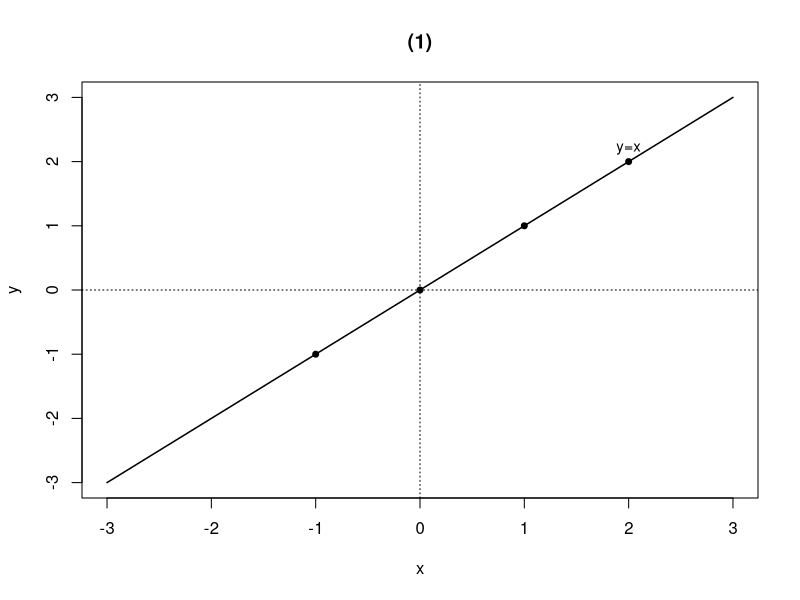
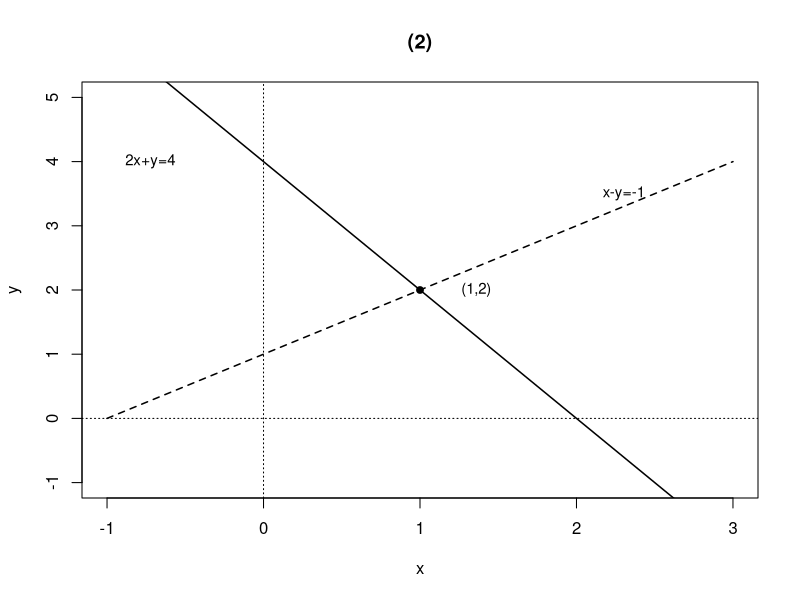

Recreate these plots in R, in order.
setwd("C:/Users/18904/Github/junior-mathematics/codes")
if(!dir.exists("../figures"))dir.create("../figures")

# week49-1: line y=x, points on it
draw1=function(){
  xs=seq(-3,3,length=100)
  plot(xs,xs,type="l",lwd=1.5,xlab="x",ylab="y",main="(1)")
  abline(h=0,v=0,lty=3)
  pts=data.frame(x=c(-1,0,1,2),y=c(-1,0,1,2))
  points(pts,pch=19,cex=0.8)
  text(2,2,"y=x",pos=3,cex=0.9)
}
cairo_pdf("../figures/week49-1.pdf",width=4,height=4,family="sans");draw1();dev.off()
svglite::svglite("../figures/week49-1.svg",width=4,height=4);draw1();dev.off()

# week49-2: two lines 2x+y=4 and x-y=-1 intersect at (1,2)
draw2=function(){
  xs=seq(-1,3,length=100)
  plot(xs,4-2*xs,type="l",lwd=1.5,xlab="x",ylab="y",ylim=c(-1,5),main="(2)")
  lines(xs,xs+1,lwd=1.5,lty=2)
  abline(h=0,v=0,lty=3)
  points(1,2,pch=19,cex=0.9)
  text(1.2,2,"(1,2)",pos=4,cex=0.9)
  text(-0.5,4,"2x+y=4",pos=2,cex=0.9)
  text(2.5,3.5,"x-y=-1",pos=2,cex=0.9)
}
cairo_pdf("../figures/week49-2.pdf",width=4,height=4,family="sans");draw2();dev.off()
svglite::svglite("../figures/week49-2.svg",width=4,height=4);draw2();dev.off()
